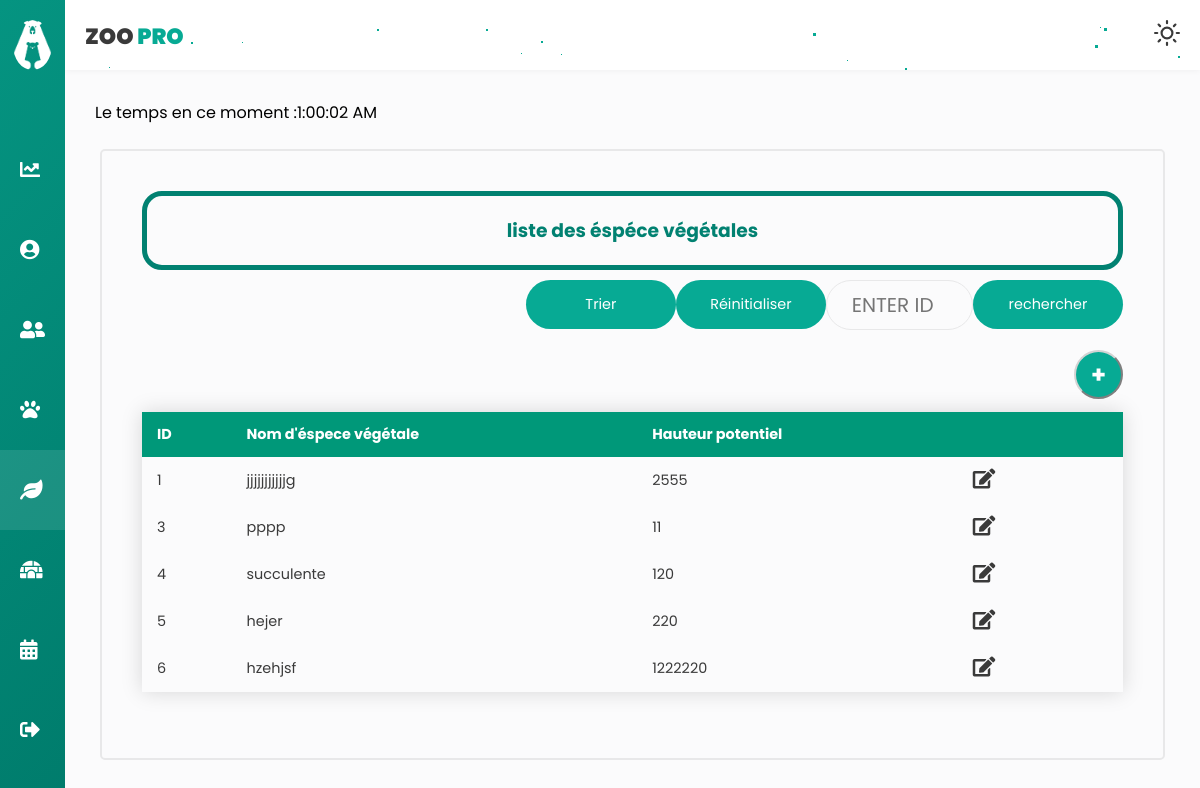
Page /especeC/afficherList (signed in) on the earlier database version.
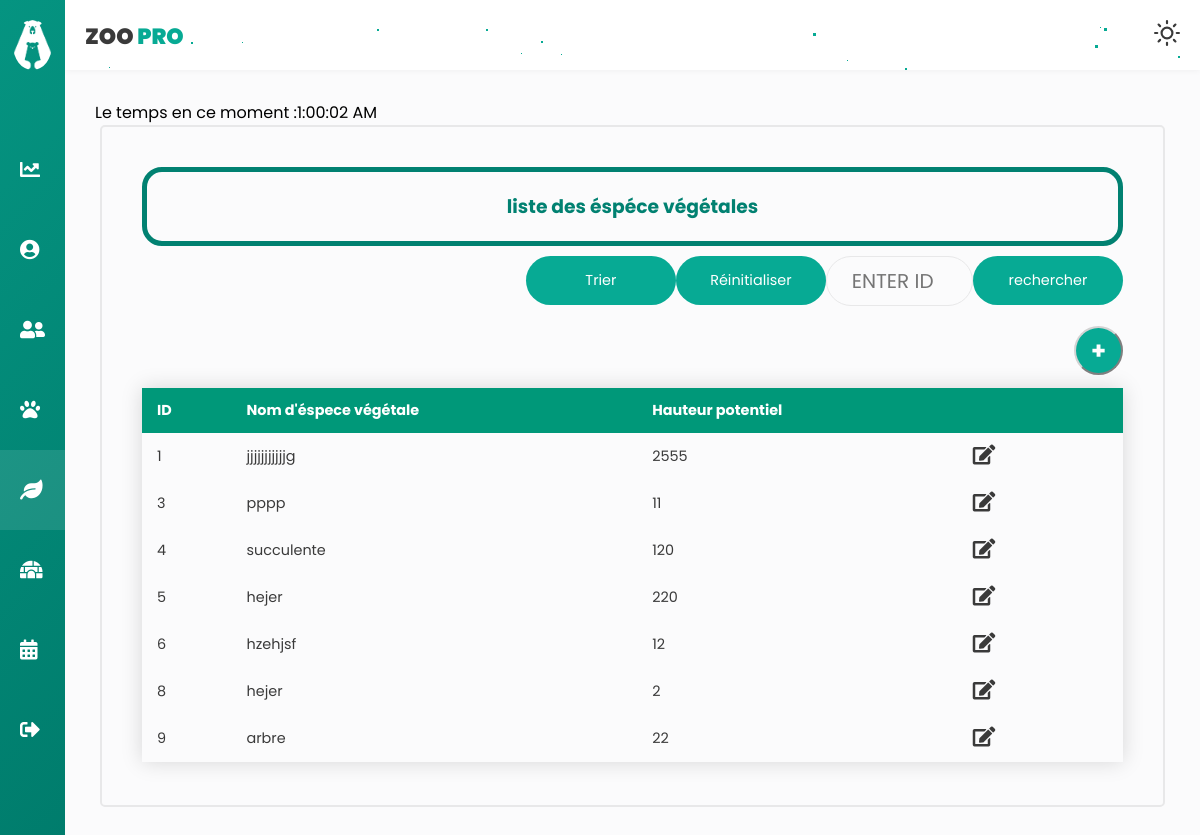
Same page on the later database version.
### tables this page shows
CREATE TABLE `espece` (
  `idE` int(11) NOT NULL,
  `nomE` varchar(255) NOT NULL,
  `hauteur` float NOT NULL
);

### app/libraries/Core.php (called while the page is built, shortened)
<?php
  class Core {
    protected $currentMethod = 'index';
    public function __construct(){
      $url = $this->getUrl();
      if(isset($url[0])){
      if(file_exists('../app/controllers/' . ucwords($url[0]). '.php')){
        unset($url[0]);
      }
    }
      $this->currentController = new $this->currentController;
      if(isset($url[1])){
        if(method_exists($this->currentController, $url[1])){
          $this->currentMethod = $url[1];
          unset($url[1]);
        }
      }
      $this->params = $url ? array_values($url) : [];
      call_user_func_array([$this->currentController, $this->currentMethod], $this->params);
    }
    public function getUrl(){
      if(isset($_GET['url'])){
        $url = rtrim($_GET['url'], '/');
        $url = filter_var($url, FILTER_SANITIZE_URL);
        $url = explode('/', $url);
        return $url;
      }
    }
  }

### app/require.php (called while the page is built, shortened)
<?php
    require_once 'libraries/Core.php';
    require_once 'libraries/Controller.php';
    require_once 'libraries/Database.php';
    $init = new Core();

### public/index.php (called while the page is built)
<?php
    require_once '../app/require.php';

### app/libraries/Database.php (called while the page is built, shortened)
<?php
    class Database {
        private $dbHost = DB_HOST;
        private $dbUser = DB_USER;
        private $dbPass = DB_PASS;
        private $dbName = DB_NAME;
        private $statement;
        private $dbHandler;
        public function __construct() {
            $conn = 'mysql:host=' . $this->dbHost . ';dbname=' . $this->dbName;
            $options = array(
                PDO::ATTR_PERSISTENT => true,
                PDO::ATTR_ERRMODE => PDO::ERRMODE_EXCEPTION
            );
            try {
                $this->dbHandler = new PDO($conn, $this->dbUser, $this->dbPass, $options);
            } catch (PDOException $e) {
                $this->error = $e->getMessage();
                echo $this->error;
            }
        }
        public function query($sql) {
            $this->statement = $this->dbHandler->prepare($sql);
        }
        public function execute() {
            return $this->statement->execute();
        }
        public function resultSet() {
            $this->execute();
            return $this->statement->fetchAll();
        }
    }

### app/models/especeM.php (called while the page is built, shortened)
<?php
class especeM
{
    private $db;
    public function __construct()
    {
        $this->db = new Database;
    }
    public function afficherespece(){
        $this->db->query('SELECT * FROM espece ');
        return $this->db->resultSet();
    }
    public function gethauteurSup()
    {
        $this->db->query('SELECT count(*) FROM espece WHERE hauteur >= 100');
        return $this->db->resultSet();
    }
    public function gethauteurInf()
    {
        $this->db->query('SELECT count(*) FROM espece WHERE hauteur < 100');
        return $this->db->resultSet();
    }
}

### app/controllers/especeC.php (the view, shortened to what this page needs)
<?php
class especeC extends Controller
{
    public function __construct()
    {
        $this->especeModel = $this->model('especeM');
    }
    public function afficherList($error = '')
    {
        $tab = $this->especeModel->afficherespece();
        $data = [
            'tab' => '',
            'sup' => '',
            'inf' => '',
            'errorAffiche' => ''
        ];
        foreach ($tab as $key => $value) {
            $data['tab'] .= '<tr class="tblRows" data='.$value[0]."-".$value[1]."-".$value[2].'>
            <td >'. $value[0] .'</td>
            <td>'. $value[1] .'</td>
            <td>'. $value[2] .'</td>
            <td> <i class="fas fa-edit updateButton" onclick="openFormModifier()">
        </tr>';
        }
    }
}

Differences in the rows shown:
changed espece "hzehjsf": hauteur "1222220" → "12"
added espece: idE "8", nomE "hejer", hauteur "2"
added espece: idE "9", nomE "arbre", hauteur "22"
